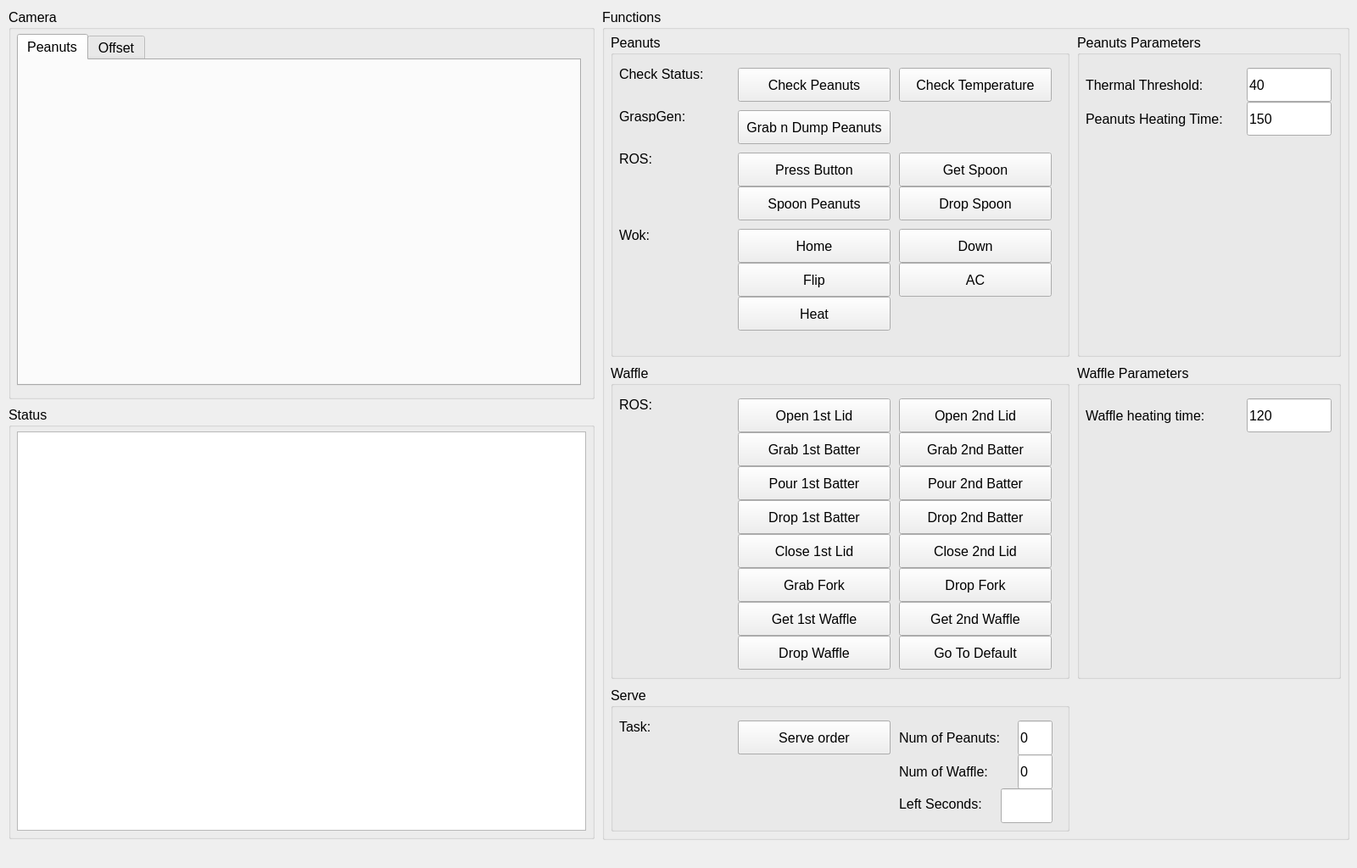
<?xml version="1.0" encoding="UTF-8"?>
<ui version="4.0">
 <class>MainWindow</class>
 <widget class="QMainWindow" name="MainWindow">
  <property name="geometry">
   <rect>
    <x>0</x>
    <y>0</y>
    <width>1600</width>
    <height>1024</height>
   </rect>
  </property>
  <property name="font">
   <font>
    <pointsize>12</pointsize>
   </font>
  </property>
  <property name="windowTitle">
   <string>Robot Snack Serving System</string>
  </property>
  <widget class="QWidget" name="centralwidget">
   <widget class="QGroupBox" name="groupBox_camera">
    <property name="geometry">
     <rect>
      <x>10</x>
      <y>10</y>
      <width>691</width>
      <height>461</height>
     </rect>
    </property>
    <property name="title">
     <string>Camera</string>
    </property>
    <widget class="QTabWidget" name="tabWidget">
     <property name="geometry">
      <rect>
       <x>10</x>
       <y>30</y>
       <width>665</width>
       <height>415</height>
      </rect>
     </property>
     <property name="currentIndex">
      <number>0</number>
     </property>
     <widget class="QWidget" name="tab_peanuts">
      <attribute name="title">
       <string>Peanuts</string>
      </attribute>
      <widget class="QLabel" name="label_image_peanuts">
       <property name="geometry">
        <rect>
         <x>10</x>
         <y>10</y>
         <width>640</width>
         <height>360</height>
        </rect>
       </property>
       <property name="text">
        <string/>
       </property>
      </widget>
     </widget>
     <widget class="QWidget" name="tab_offset">
      <attribute name="title">
       <string>Offset</string>
      </attribute>
      <widget class="QLabel" name="label_image_offset">
       <property name="geometry">
        <rect>
         <x>10</x>
         <y>10</y>
         <width>640</width>
         <height>360</height>
        </rect>
       </property>
       <property name="text">
        <string/>
       </property>
      </widget>
     </widget>
    </widget>
   </widget>
   <widget class="QGroupBox" name="groupBox_status">
    <property name="geometry">
     <rect>
      <x>10</x>
      <y>479</y>
      <width>691</width>
      <height>511</height>
     </rect>
    </property>
    <property name="title">
     <string>Status</string>
    </property>
    <widget class="QTextEdit" name="textEdit_status">
     <property name="geometry">
      <rect>
       <x>10</x>
       <y>30</y>
       <width>671</width>
       <height>471</height>
      </rect>
     </property>
    </widget>
   </widget>
   <widget class="QGroupBox" name="groupBox_functions">
    <property name="geometry">
     <rect>
      <x>710</x>
      <y>10</y>
      <width>881</width>
      <height>981</height>
     </rect>
    </property>
    <property name="title">
     <string>Functions</string>
    </property>
    <widget class="QGroupBox" name="groupBox_peanuts">
     <property name="geometry">
      <rect>
       <x>10</x>
       <y>30</y>
       <width>541</width>
       <height>381</height>
      </rect>
     </property>
     <property name="title">
      <string>Peanuts</string>
     </property>
     <widget class="QPushButton" name="pushButton_CheckPeanuts">
      <property name="geometry">
       <rect>
        <x>150</x>
        <y>40</y>
        <width>180</width>
        <height>40</height>
       </rect>
      </property>
      <property name="text">
       <string>Check Peanuts</string>
      </property>
     </widget>
     <widget class="QPushButton" name="pushButton_GrabNDumpPeanuts">
      <property name="geometry">
       <rect>
        <x>150</x>
        <y>90</y>
        <width>180</width>
        <height>40</height>
       </rect>
      </property>
      <property name="text">
       <string>Grab n Dump Peanuts</string>
      </property>
     </widget>
     <widget class="QPushButton" name="pushButton_PressButton">
      <property name="geometry">
       <rect>
        <x>150</x>
        <y>140</y>
        <width>180</width>
        <height>40</height>
       </rect>
      </property>
      <property name="text">
       <string>Press Button</string>
      </property>
     </widget>
     <widget class="QPushButton" name="pushButton_GetSpoon">
      <property name="geometry">
       <rect>
        <x>340</x>
        <y>140</y>
        <width>180</width>
        <height>40</height>
       </rect>
      </property>
      <property name="text">
       <string>Get Spoon</string>
      </property>
     </widget>
     <widget class="QLabel" name="label">
      <property name="geometry">
       <rect>
        <x>10</x>
        <y>40</y>
        <width>120</width>
        <height>14</height>
       </rect>
      </property>
      <property name="text">
       <string>Check Status:</string>
      </property>
     </widget>
     <widget class="QLabel" name="label_2">
      <property name="geometry">
       <rect>
        <x>10</x>
        <y>90</y>
        <width>120</width>
        <height>14</height>
       </rect>
      </property>
      <property name="text">
       <string>GraspGen:</string>
      </property>
     </widget>
     <widget class="QLabel" name="label_4">
      <property name="geometry">
       <rect>
        <x>10</x>
        <y>140</y>
        <width>120</width>
        <height>14</height>
       </rect>
      </property>
      <property name="text">
       <string>ROS:</string>
      </property>
     </widget>
     <widget class="QPushButton" name="pushButton_SpoonPeanuts">
      <property name="geometry">
       <rect>
        <x>150</x>
        <y>180</y>
        <width>180</width>
        <height>40</height>
       </rect>
      </property>
      <property name="text">
       <string>Spoon Peanuts</string>
      </property>
     </widget>
     <widget class="QPushButton" name="pushButton_DropSpoon">
      <property name="geometry">
       <rect>
        <x>340</x>
        <y>180</y>
        <width>180</width>
        <height>40</height>
       </rect>
      </property>
      <property name="text">
       <string>Drop Spoon</string>
      </property>
     </widget>
     <widget class="QLabel" name="label_Wok">
      <property name="geometry">
       <rect>
        <x>10</x>
        <y>230</y>
        <width>120</width>
        <height>14</height>
       </rect>
      </property>
      <property name="text">
       <string>Wok:</string>
      </property>
     </widget>
     <widget class="QPushButton" name="pushButton_WokHome">
      <property name="geometry">
       <rect>
        <x>150</x>
        <y>230</y>
        <width>180</width>
        <height>40</height>
       </rect>
      </property>
      <property name="text">
       <string>Home</string>
      </property>
     </widget>
     <widget class="QPushButton" name="pushButton_WokDown">
      <property name="geometry">
       <rect>
        <x>340</x>
        <y>230</y>
        <width>180</width>
        <height>40</height>
       </rect>
      </property>
      <property name="text">
       <string>Down</string>
      </property>
     </widget>
     <widget class="QPushButton" name="pushButton_WokFlip">
      <property name="geometry">
       <rect>
        <x>150</x>
        <y>270</y>
        <width>180</width>
        <height>40</height>
       </rect>
      </property>
      <property name="text">
       <string>Flip</string>
      </property>
     </widget>
     <widget class="QPushButton" name="pushButton_WokAC">
      <property name="geometry">
       <rect>
        <x>340</x>
        <y>270</y>
        <width>180</width>
        <height>40</height>
       </rect>
      </property>
      <property name="text">
       <string>AC</string>
      </property>
     </widget>
     <widget class="QPushButton" name="pushButton_WokHeat">
      <property name="geometry">
       <rect>
        <x>150</x>
        <y>310</y>
        <width>180</width>
        <height>40</height>
       </rect>
      </property>
      <property name="text">
       <string>Heat</string>
      </property>
     </widget>
     <widget class="QPushButton" name="pushButton_CheckTemperature">
      <property name="geometry">
       <rect>
        <x>340</x>
        <y>40</y>
        <width>180</width>
        <height>40</height>
       </rect>
      </property>
      <property name="text">
       <string>Check Temperature</string>
      </property>
     </widget>
    </widget>
    <widget class="QGroupBox" name="groupBox_waffle">
     <property name="geometry">
      <rect>
       <x>10</x>
       <y>420</y>
       <width>541</width>
       <height>371</height>
      </rect>
     </property>
     <property name="title">
      <string>Waffle</string>
     </property>
     <widget class="QLabel" name="label_8">
      <property name="geometry">
       <rect>
        <x>10</x>
        <y>40</y>
        <width>120</width>
        <height>14</height>
       </rect>
      </property>
      <property name="text">
       <string>ROS:</string>
      </property>
     </widget>
     <widget class="QPushButton" name="pushButton_Open1stLid">
      <property name="geometry">
       <rect>
        <x>150</x>
        <y>40</y>
        <width>180</width>
        <height>40</height>
       </rect>
      </property>
      <property name="text">
       <string>Open 1st Lid</string>
      </property>
     </widget>
     <widget class="QPushButton" name="pushButton_Pour1stBatter">
      <property name="geometry">
       <rect>
        <x>150</x>
        <y>120</y>
        <width>180</width>
        <height>40</height>
       </rect>
      </property>
      <property name="text">
       <string>Pour 1st Batter</string>
      </property>
     </widget>
     <widget class="QPushButton" name="pushButton_Get1stWaffle">
      <property name="geometry">
       <rect>
        <x>150</x>
        <y>280</y>
        <width>180</width>
        <height>40</height>
       </rect>
      </property>
      <property name="text">
       <string>Get 1st Waffle</string>
      </property>
     </widget>
     <widget class="QPushButton" name="pushButton_Open2ndLid">
      <property name="geometry">
       <rect>
        <x>340</x>
        <y>40</y>
        <width>180</width>
        <height>40</height>
       </rect>
      </property>
      <property name="text">
       <string>Open 2nd Lid</string>
      </property>
     </widget>
     <widget class="QPushButton" name="pushButton_Pour2ndBatter">
      <property name="geometry">
       <rect>
        <x>340</x>
        <y>120</y>
        <width>180</width>
        <height>40</height>
       </rect>
      </property>
      <property name="text">
       <string>Pour 2nd Batter</string>
      </property>
     </widget>
     <widget class="QPushButton" name="pushButton_Grab1stBatter">
      <property name="geometry">
       <rect>
        <x>150</x>
        <y>80</y>
        <width>180</width>
        <height>40</height>
       </rect>
      </property>
      <property name="text">
       <string>Grab 1st Batter</string>
      </property>
     </widget>
     <widget class="QPushButton" name="pushButton_Grab2ndBatter">
      <property name="geometry">
       <rect>
        <x>340</x>
        <y>80</y>
        <width>180</width>
        <height>40</height>
       </rect>
      </property>
      <property name="text">
       <string>Grab 2nd Batter</string>
      </property>
     </widget>
     <widget class="QPushButton" name="pushButton_Close2ndLid">
      <property name="geometry">
       <rect>
        <x>340</x>
        <y>200</y>
        <width>180</width>
        <height>40</height>
       </rect>
      </property>
      <property name="text">
       <string>Close 2nd Lid</string>
      </property>
     </widget>
     <widget class="QPushButton" name="pushButton_Close1stLid">
      <property name="geometry">
       <rect>
        <x>150</x>
        <y>200</y>
        <width>180</width>
        <height>40</height>
       </rect>
      </property>
      <property name="text">
       <string>Close 1st Lid</string>
      </property>
     </widget>
     <widget class="QPushButton" name="pushButton_Get2ndWaffle">
      <property name="geometry">
       <rect>
        <x>340</x>
        <y>280</y>
        <width>180</width>
        <height>40</height>
       </rect>
      </property>
      <property name="text">
       <string>Get 2nd Waffle</string>
      </property>
     </widget>
     <widget class="QPushButton" name="pushButton_Drop2ndBatter">
      <property name="geometry">
       <rect>
        <x>340</x>
        <y>160</y>
        <width>180</width>
        <height>40</height>
       </rect>
      </property>
      <property name="text">
       <string>Drop 2nd Batter</string>
      </property>
     </widget>
     <widget class="QPushButton" name="pushButton_Drop1stBatter">
      <property name="geometry">
       <rect>
        <x>150</x>
        <y>160</y>
        <width>180</width>
        <height>40</height>
       </rect>
      </property>
      <property name="text">
       <string>Drop 1st Batter</string>
      </property>
     </widget>
     <widget class="QPushButton" name="pushButton_DropFork">
      <property name="geometry">
       <rect>
        <x>340</x>
        <y>240</y>
        <width>180</width>
        <height>40</height>
       </rect>
      </property>
      <property name="text">
       <string>Drop Fork</string>
      </property>
     </widget>
     <widget class="QPushButton" name="pushButton_GrabFork">
      <property name="geometry">
       <rect>
        <x>150</x>
        <y>240</y>
        <width>180</width>
        <height>40</height>
       </rect>
      </property>
      <property name="text">
       <string>Grab Fork</string>
      </property>
     </widget>
     <widget class="QPushButton" name="pushButton_DropWaffle">
      <property name="geometry">
       <rect>
        <x>150</x>
        <y>320</y>
        <width>180</width>
        <height>40</height>
       </rect>
      </property>
      <property name="text">
       <string>Drop Waffle</string>
      </property>
     </widget>
     <widget class="QPushButton" name="pushButton_GoToDefault">
      <property name="geometry">
       <rect>
        <x>340</x>
        <y>320</y>
        <width>180</width>
        <height>40</height>
       </rect>
      </property>
      <property name="text">
       <string>Go To Default</string>
      </property>
     </widget>
    </widget>
    <widget class="QGroupBox" name="groupBox_Serve">
     <property name="geometry">
      <rect>
       <x>10</x>
       <y>800</y>
       <width>541</width>
       <height>171</height>
      </rect>
     </property>
     <property name="title">
      <string>Serve</string>
     </property>
     <widget class="QLineEdit" name="lineEdit_NumOfPeanuts">
      <property name="geometry">
       <rect>
        <x>480</x>
        <y>40</y>
        <width>41</width>
        <height>41</height>
       </rect>
      </property>
      <property name="text">
       <string>0</string>
      </property>
     </widget>
     <widget class="QPushButton" name="pushButton_ServePeanuts">
      <property name="geometry">
       <rect>
        <x>150</x>
        <y>40</y>
        <width>180</width>
        <height>40</height>
       </rect>
      </property>
      <property name="text">
       <string>Serve Peanuts</string>
      </property>
     </widget>
     <widget class="QLabel" name="label_NumOfPeanuts">
      <property name="geometry">
       <rect>
        <x>340</x>
        <y>52</y>
        <width>131</width>
        <height>16</height>
       </rect>
      </property>
      <property name="text">
       <string>Num of Peanuts:</string>
      </property>
     </widget>
     <widget class="QLabel" name="label_task_peanuts">
      <property name="geometry">
       <rect>
        <x>10</x>
        <y>40</y>
        <width>120</width>
        <height>14</height>
       </rect>
      </property>
      <property name="text">
       <string>Task:</string>
      </property>
     </widget>
     <widget class="QLineEdit" name="lineEdit_NumOfWaffle">
      <property name="geometry">
       <rect>
        <x>480</x>
        <y>80</y>
        <width>41</width>
        <height>41</height>
       </rect>
      </property>
      <property name="text">
       <string>0</string>
      </property>
     </widget>
     <widget class="QPushButton" name="pushButton_ServeWaffle">
      <property name="geometry">
       <rect>
        <x>150</x>
        <y>40</y>
        <width>180</width>
        <height>40</height>
       </rect>
      </property>
      <property name="text">
       <string>Serve Waffle</string>
      </property>
     </widget>
     <widget class="QLabel" name="label_NumOfWaffle">
      <property name="geometry">
       <rect>
        <x>340</x>
        <y>92</y>
        <width>131</width>
        <height>16</height>
       </rect>
      </property>
      <property name="text">
       <string>Num of Waffle:</string>
      </property>
     </widget>
     <widget class="QPushButton" name="pushButton_ServeBoth">
      <property name="geometry">
       <rect>
        <x>150</x>
        <y>40</y>
        <width>180</width>
        <height>40</height>
       </rect>
      </property>
      <property name="text">
       <string>Serve order</string>
      </property>
     </widget>
     <widget class="QLabel" name="label_LeftTime">
      <property name="geometry">
       <rect>
        <x>340</x>
        <y>130</y>
        <width>101</width>
        <height>16</height>
       </rect>
      </property>
      <property name="text">
       <string>Left Seconds:</string>
      </property>
     </widget>
     <widget class="QLineEdit" name="lineEdit_LeftTime">
      <property name="geometry">
       <rect>
        <x>460</x>
        <y>120</y>
        <width>61</width>
        <height>41</height>
       </rect>
      </property>
     </widget>
    </widget>
    <widget class="QGroupBox" name="groupBox_parameters">
     <property name="geometry">
      <rect>
       <x>560</x>
       <y>30</y>
       <width>311</width>
       <height>381</height>
      </rect>
     </property>
     <property name="title">
      <string>Peanuts Parameters</string>
     </property>
     <widget class="QLabel" name="label_5">
      <property name="geometry">
       <rect>
        <x>10</x>
        <y>50</y>
        <width>241</width>
        <height>21</height>
       </rect>
      </property>
      <property name="text">
       <string>Thermal Threshold:</string>
      </property>
     </widget>
     <widget class="QLineEdit" name="lineEdit_ThermalThreshold">
      <property name="geometry">
       <rect>
        <x>200</x>
        <y>40</y>
        <width>100</width>
        <height>40</height>
       </rect>
      </property>
      <property name="text">
       <string>40</string>
      </property>
     </widget>
     <widget class="QLineEdit" name="lineEdit_PeanutsHeatingTime">
      <property name="geometry">
       <rect>
        <x>200</x>
        <y>80</y>
        <width>100</width>
        <height>40</height>
       </rect>
      </property>
      <property name="text">
       <string>150</string>
      </property>
     </widget>
     <widget class="QLabel" name="label_7">
      <property name="geometry">
       <rect>
        <x>10</x>
        <y>90</y>
        <width>191</width>
        <height>21</height>
       </rect>
      </property>
      <property name="text">
       <string>Peanuts Heating Time:</string>
      </property>
     </widget>
    </widget>
    <widget class="QGroupBox" name="groupBox_parameters_2">
     <property name="geometry">
      <rect>
       <x>560</x>
       <y>420</y>
       <width>311</width>
       <height>371</height>
      </rect>
     </property>
     <property name="title">
      <string>Waffle Parameters</string>
     </property>
     <widget class="QLabel" name="label_6">
      <property name="geometry">
       <rect>
        <x>10</x>
        <y>50</y>
        <width>191</width>
        <height>21</height>
       </rect>
      </property>
      <property name="text">
       <string>Waffle heating time:</string>
      </property>
     </widget>
     <widget class="QLineEdit" name="lineEdit_WaffleHeatingTime">
      <property name="geometry">
       <rect>
        <x>200</x>
        <y>40</y>
        <width>100</width>
        <height>40</height>
       </rect>
      </property>
      <property name="text">
       <string>120</string>
      </property>
     </widget>
    </widget>
   </widget>
  </widget>
  <widget class="QMenuBar" name="menubar">
   <property name="geometry">
    <rect>
     <x>0</x>
     <y>0</y>
     <width>1600</width>
     <height>29</height>
    </rect>
   </property>
  </widget>
 </widget>
 <resources/>
 <connections/>
</ui>
